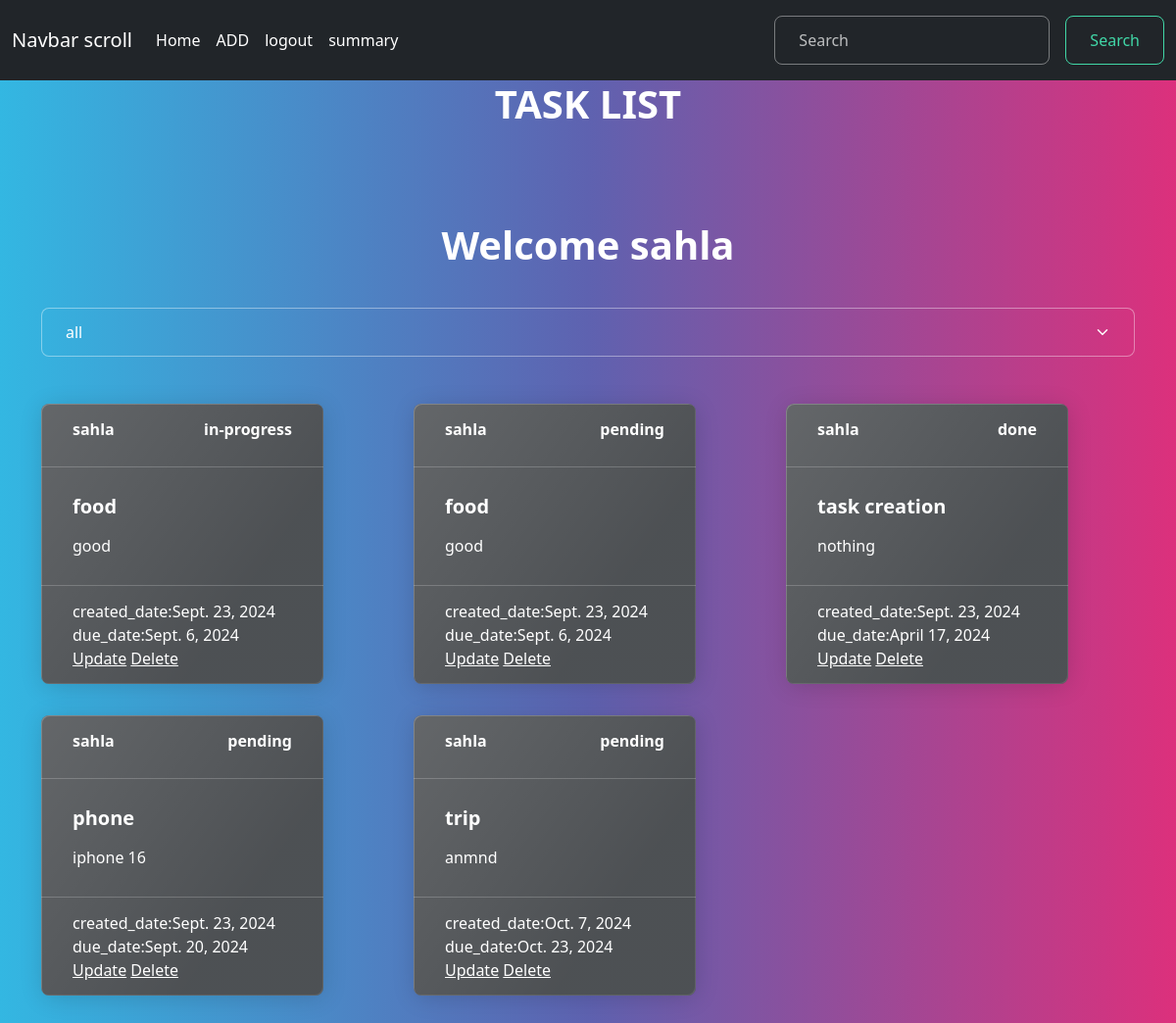
Before: /task/list/ (signed in) with the older database file.
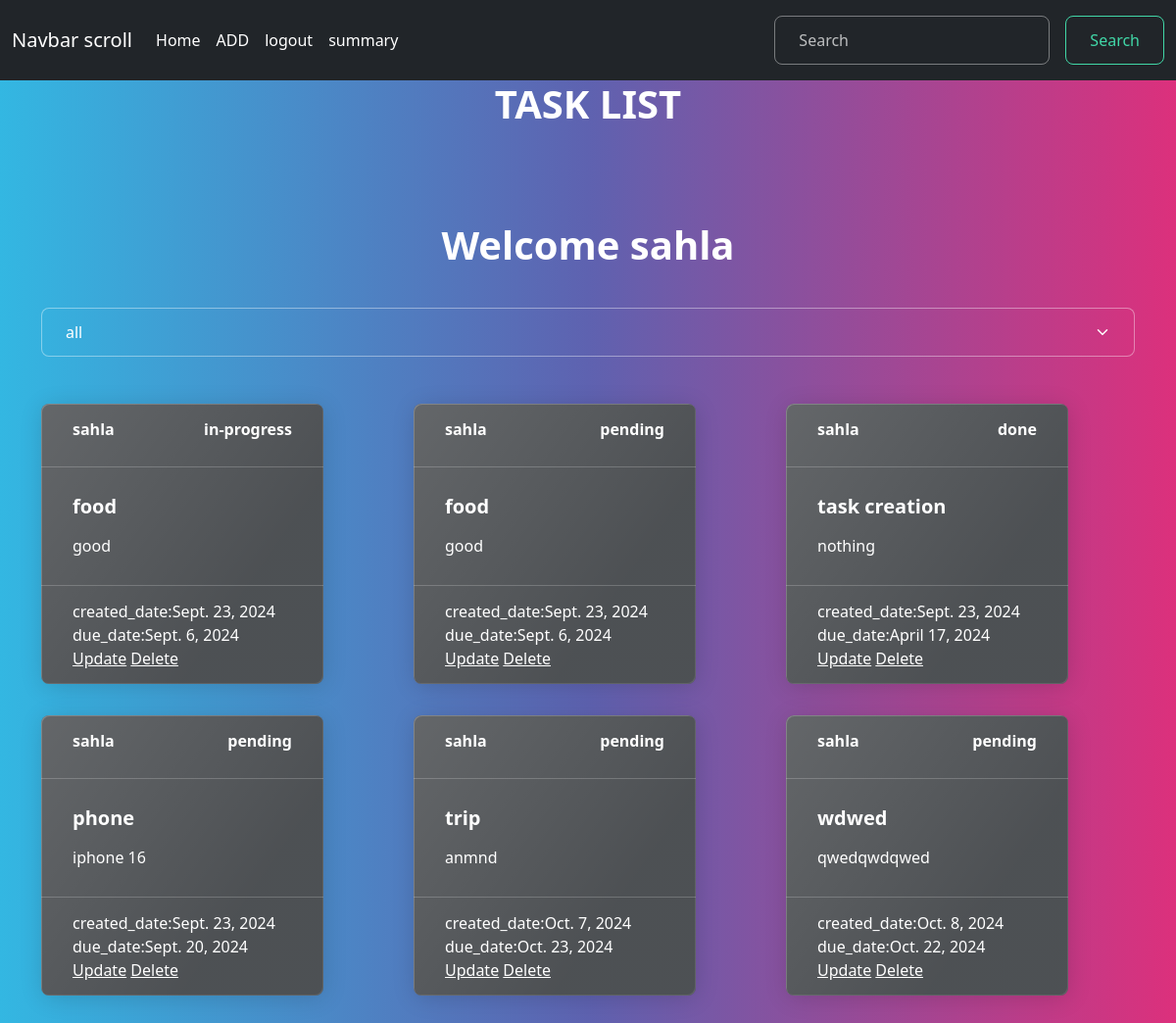
After: the same page with the newer database file.
### myapp/models.py (models this page shows, shortened)
class Task(models.Model):
    title=models.CharField(max_length=200)
    description=models.TextField()
    created_date=models.DateTimeField(auto_now=True)
    due_date=models.DateTimeField(null=True)
    category_choice=(
        ("personal","personal"),
        ("business","business")
    )
    category=models.CharField(max_length=200,choices=category_choice,default="personal")
    status_choices=(
        ("pending","pending"),
        ("in-progress","in-progress"),
        ("done","done")
    )
    status=models.CharField(max_length=200,choices=status_choices,default="pending")
    user=models.ForeignKey(User,on_delete=models.CASCADE)

### myapp/views.py (the view)
# urls.py: path("task/list/",views.TaskListView.as_view(),name="task_list"),
@method_decorator(decs,name="dispatch")
class TaskListView(View):
    def get(self,request,*args,**kwargs):
        search_text=request.GET.get("search_text")
        selected_category=request.GET.get("category","all")
        if selected_category =="all":
            qs=Task.objects.filter(user=request.user)
        else:
            qs=Task.objects.filter(category=selected_category,user=request.user)
        if search_text!=None:
            qs=Task.objects.filter(user=request.user)
            qs=Task.objects.filter(Q(title_icontains=search_text)|Q(description_contains=search_text))
        return render(request,"task_list.html",{"tasks":qs,"selected":selected_category})

### myapp/templates/task_list.html (shortened to what this page needs)
{%extends 'base.html'%}
{%block main_block%}
<h1><center>TASK LIST</center></h1>
<div class="container mt-5">
    <h1><center>Welcome {{request.user}}</center></h1><br>
    <form action="">
        <select name="category" id="" class="form-select" onchange="this.form.submit()">
            <option value="all" {%if selected == "all" %} selected {%endif%}>all</option>
        </select>
    </form><br><br>
    <div class="row">
        {%for t in tasks%}
        <div class="col-4">
            <div class="card text-bg-dark mb-3" style="max-width: 18rem;">
                <div class="card-header d-flex justify-content-between">
                    <div> {{t.user}} </div>
                    <div>
                    </div>
                    <div> {{t.status}} </div>
                </div>
                <div class="card-body">
                    <h5 class="card-title">{{t.title}}</h5>
                    <p class="card-text">{{t.description}}</p>
                </div>
                <div class="card-footer text-body-white">
                    created_date:{{t.created_date | date}}
                    due_date:{{t.due_date | date}}
                   <a href="{%url 'task_update' t.id%}">Update</a>
                   <a href="{%url 'task_delete' t.id%}">Delete</a>
                </div>
            </div>
        </div>
        {%endfor%}
    </div>
</div>
{%endblock%}

### myapp/templates/base.html (shortened to what this page needs)
<!DOCTYPE html>
{%load static%}
<html lang="en">
<head>
    <link rel="stylesheet" href="{%static 'css/bootstrap.min.css'%}">
</head>
<body>
    <nav class="navbar navbar-expand-lg navbar-dark bg-dark">
        <div class="container-fluid">
          <a class="navbar-brand" href="#">Navbar scroll</a>
          <div class="collapse navbar-collapse" id="navbarScroll">
            <ul class="navbar-nav me-auto my-2 my-lg-0 navbar-nav-scroll" style="--bs-scroll-height: 100px;">
              <li class="nav-item">
                <a class="nav-link active" aria-current="page" href="{%url 'task_list'%}">Home</a>
              </li>
              <li class="nav-item">
                <a class="nav-link active" aria-current="page" href="{%url 'task_create'%}">ADD</a>
              </li>
              <li class="nav-item">
                <a class="nav-link active" aria-current="page" href="{%url 'signout'%}">logout</a>
              </li>
              <li class="nav-item">
                <a class="nav-link active" aria-current="page" href="{%url 'task_summary'%}">summary</a>
              </li>
            </ul>
            <form class="d-flex">
              <input class="form-control me-2" type="search" placeholder="Search" aria-label="Search">
              <button class="btn btn-outline-success" type="submit">Search</button>
            </form>
          </div>
        </div>
      </nav>
      {%block main_block%}
      {%endblock%}
</body>
</html>

Changed rows visible on the page:
added Task: user "sahla", status "pending", title "wdwed", description "qwedqwdqwed", created_date "Oct. 8, 2024", due_date "Oct. 22, 2024"
